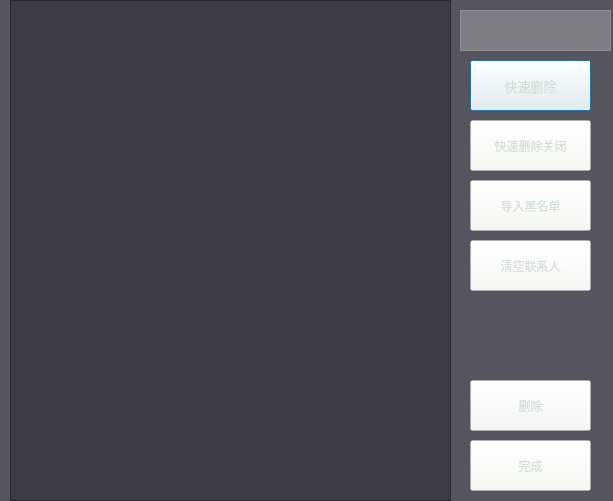
<?xml version="1.0" encoding="UTF-8"?>
<ui version="4.0">
 <class>delUI</class>
 <widget class="QDialog" name="delUI">
  <property name="geometry">
   <rect>
    <x>0</x>
    <y>0</y>
    <width>613</width>
    <height>501</height>
   </rect>
  </property>
  <property name="windowTitle">
   <string>Dialog</string>
  </property>
  <property name="styleSheet">
   <string notr="true">#delUI
{
border-image: url(:/images/flowers.png);
	background:rgba(12,10,20,0.45);
}</string>
  </property>
  <widget class="QListView" name="listView">
   <property name="geometry">
    <rect>
     <x>10</x>
     <y>0</y>
     <width>441</width>
     <height>501</height>
    </rect>
   </property>
   <property name="font">
    <font>
     <pointsize>16</pointsize>
     <weight>50</weight>
     <bold>false</bold>
    </font>
   </property>
   <property name="styleSheet">
    <string notr="true">#listView
{
color: rgb(215, 223, 218);
	background:rgba(12,10,20,0.35);
}</string>
   </property>
  </widget>
  <widget class="QPushButton" name="pushButton">
   <property name="geometry">
    <rect>
     <x>470</x>
     <y>60</y>
     <width>121</width>
     <height>51</height>
    </rect>
   </property>
   <property name="font">
    <font>
     <family>Arial Black</family>
     <pointsize>10</pointsize>
     <weight>10</weight>
     <italic>false</italic>
     <bold>false</bold>
    </font>
   </property>
   <property name="styleSheet">
    <string notr="true">#pushButton
{
	background:rgba(246, 249, 245,0.35);
	font: 87 10pt &quot;Arial Black&quot;;
	color:  rgb(215, 223, 218);
}
</string>
   </property>
   <property name="text">
    <string>快速删除</string>
   </property>
  </widget>
  <widget class="QPushButton" name="pushButton_2">
   <property name="geometry">
    <rect>
     <x>470</x>
     <y>120</y>
     <width>121</width>
     <height>51</height>
    </rect>
   </property>
   <property name="styleSheet">
    <string notr="true">#pushButton_2
{
	background:rgba(246, 249, 245,0.35);
	font: 87 10pt &quot;Arial Black&quot;;
	color:  rgb(215, 223, 218);
}
</string>
   </property>
   <property name="text">
    <string>快速删除关闭</string>
   </property>
  </widget>
  <widget class="QPushButton" name="pushButton_3">
   <property name="geometry">
    <rect>
     <x>470</x>
     <y>180</y>
     <width>121</width>
     <height>51</height>
    </rect>
   </property>
   <property name="styleSheet">
    <string notr="true">#pushButton_3
{
	background:rgba(246, 249, 245,0.35);
	font: 87 10pt &quot;Arial Black&quot;;
	color:  rgb(215, 223, 218);
}
</string>
   </property>
   <property name="text">
    <string>导入黑名单</string>
   </property>
  </widget>
  <widget class="QPushButton" name="pushButton_4">
   <property name="geometry">
    <rect>
     <x>470</x>
     <y>240</y>
     <width>121</width>
     <height>51</height>
    </rect>
   </property>
   <property name="styleSheet">
    <string notr="true">#pushButton_4
{
	background:rgba(246, 249, 245,0.35);
	font: 87 10pt &quot;Arial Black&quot;;
	color:  rgb(215, 223, 218);
}
</string>
   </property>
   <property name="text">
    <string>清空联系人</string>
   </property>
  </widget>
  <widget class="QPushButton" name="pushButton_5">
   <property name="geometry">
    <rect>
     <x>470</x>
     <y>380</y>
     <width>121</width>
     <height>51</height>
    </rect>
   </property>
   <property name="styleSheet">
    <string notr="true">#pushButton_5
{
	background:rgba(246, 249, 245,0.35);
	font: 87 10pt &quot;Arial Black&quot;;
	color:  rgb(215, 223, 218);
}
</string>
   </property>
   <property name="text">
    <string>删除</string>
   </property>
  </widget>
  <widget class="QPushButton" name="pushButton_6">
   <property name="geometry">
    <rect>
     <x>470</x>
     <y>440</y>
     <width>121</width>
     <height>51</height>
    </rect>
   </property>
   <property name="styleSheet">
    <string notr="true">#pushButton_6
{
	background:rgba(246, 249, 245,0.35);
	font: 87 10pt &quot;Arial Black&quot;;
	color:  rgb(215, 223, 218);
}
</string>
   </property>
   <property name="text">
    <string>完成</string>
   </property>
  </widget>
  <widget class="QTextBrowser" name="textBrowser">
   <property name="geometry">
    <rect>
     <x>460</x>
     <y>10</y>
     <width>151</width>
     <height>41</height>
    </rect>
   </property>
   <property name="font">
    <font>
     <family>Bauhaus 93</family>
     <pointsize>14</pointsize>
     <weight>50</weight>
     <italic>false</italic>
     <bold>false</bold>
    </font>
   </property>
   <property name="styleSheet">
    <string notr="true">#textBrowser
{
	background:rgba(246, 249, 245,0.25);
	
	font: 14pt &quot;Bauhaus 93&quot;;
	color: rgb(243, 255, 251);
}
</string>
   </property>
  </widget>
 </widget>
 <resources/>
 <connections/>
</ui>
